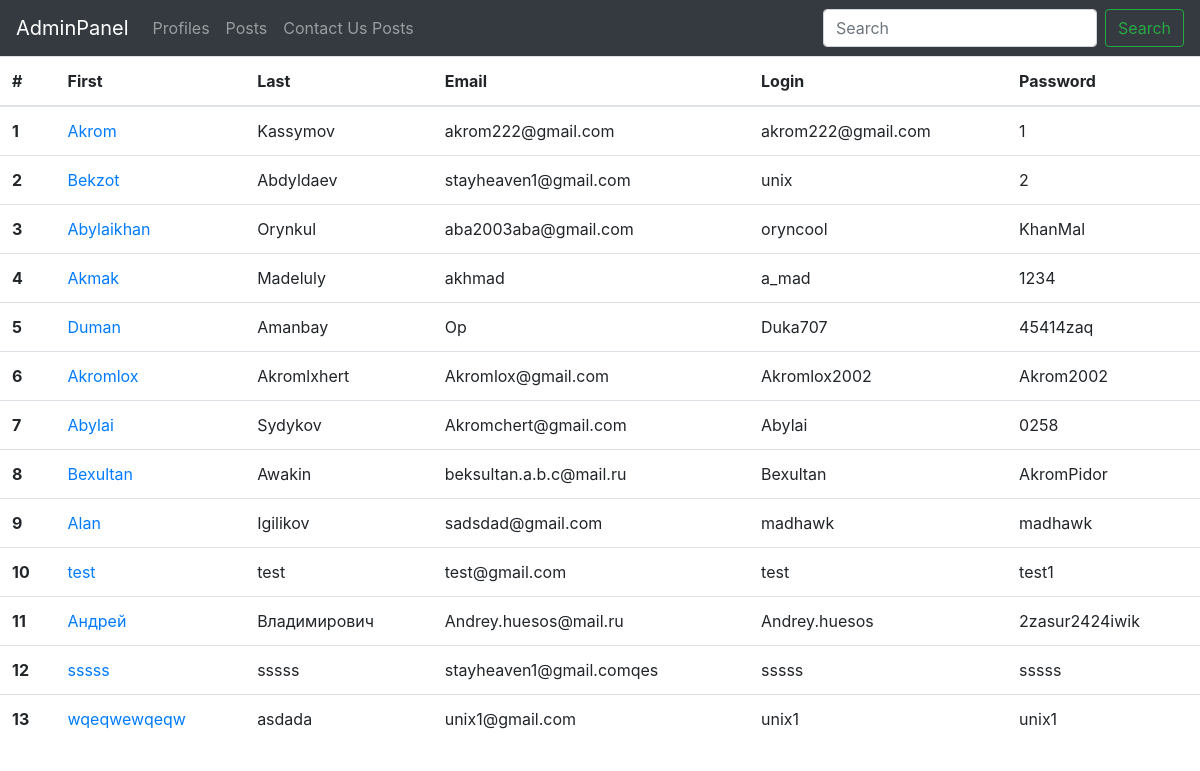
The app's page /admin/profiles (signed in) with its own data.
### models.py (models this page shows, shortened)
class User(UserMixin,db.Model):
    id = db.Column(db.Integer, primary_key=True)
    name = db.Column(db.String(80), nullable=False)
    surname = db.Column(db.String(120))
    email = db.Column(db.String(120), unique=True, nullable=False)
    password = db.Column(db.String(120), nullable=False)
    login = db.Column(db.String(20), unique=True, nullable=False)
    teacherId = db.Column(db.Integer, nullable=True)
    teacher = db.Column(db.Boolean, nullable=False)
    admin = db.Column(db.Boolean, nullable=True)
    q1 = db.Column(db.Boolean, nullable=False)
    q2 = db.Column(db.Boolean, nullable=False)
    q3 = db.Column(db.Boolean, nullable=False)
    q4 = db.Column(db.Boolean, nullable=False)
    q5 = db.Column(db.Boolean, nullable=False)
    q6 = db.Column(db.Boolean, nullable=False)
    q7 = db.Column(db.Boolean, nullable=False)
    q8 = db.Column(db.Boolean, nullable=False)
    q9 = db.Column(db.Boolean, nullable=False)
    q10 = db.Column(db.Boolean, nullable=False)

### admin.py (the view)
@admin.route('/profiles')
@login_required
def profiles():
    if current_user.admin == True:
        users=User.query.all()
        return render_template('adminIndex.html',users=users)
    else:
        return '''You don't have permisions'''

### app.py (called while the page is built)
@login_manager.user_loader
def load_user(user_id):
	return User.query.get(int(user_id))

### adminTemplates/adminIndex.html (shortened to what this page needs)
{%extends 'base.html'%}
{%block body%}
<table class="table">
    <thead>
      <tr>
        <th scope="col">#</th>
        <th scope="col">First</th>
        <th scope="col">Last</th>
        <th scope="col">Email</th>
        <th scope="col">Login</th>
        <th scope="col">Password</th>
      </tr>
    </thead>
    <tbody>
        {%for user in users%}
      <tr>
        <th scope="row">{{user.id}}</th>
        <td><a href="{{url_for('profile', id=user.id)}}">{{user.name}}</a></td>
        <td>{{user.surname}}</td>
        <td>{{user.email}}</td>
        <td>{{user.login}}</td>
        <td>{{user.password}}</td>
      </tr>
        {%endfor%}
    </tbody>
  </table>
{%endblock%}

### records on screen
User: id "1", name "Akrom", surname "Kassymov", email "akrom222@gmail.com", login "akrom222@gmail.com", password "1"
User: id "2", name "Bekzot", surname "Abdyldaev", email "stayheaven1@gmail.com", login "unix", password "2"
User: id "3", name "Abylaikhan", surname "Orynkul", email "aba2003aba@gmail.com", login "oryncool", password "KhanMal"
User: id "4", name "Akmak", surname "Madeluly", email "akhmad", login "a_mad", password "1234"
User: id "5", name "Duman", surname "Amanbay", email "Op", login "Duka707", password "45414zaq"
User: id "6", name "Akromlox", surname "Akromlxhert", email "Akromlox@gmail.com", login "Akromlox2002", password "Akrom2002"
User: id "7", name "Abylai", surname "Sydykov", email "Akromchert@gmail.com", login "Abylai", password "0258"
User: id "8", name "Bexultan", surname "Awakin", email "beksultan.a.b.c@mail.ru", login "Bexultan", password "AkromPidor"
User: id "9", name "Alan", surname "Igilikov", email "sadsdad@gmail.com", login "madhawk", password "madhawk"
User: id "10", name "test", surname "test", email "test@gmail.com", login "test", password "test1"
User: id "11", name "Андрей", surname "Владимирович", email "Andrey.huesos@mail.ru", login "Andrey.huesos", password "2zasur2424iwik"
User: id "12", name "sssss", surname "sssss", email "stayheaven1@gmail.comqes", login "sssss", password "sssss"
User: id "13", name "wqeqwewqeqw", surname "asdada", email "unix1@gmail.com", login "unix1", password "unix1"
